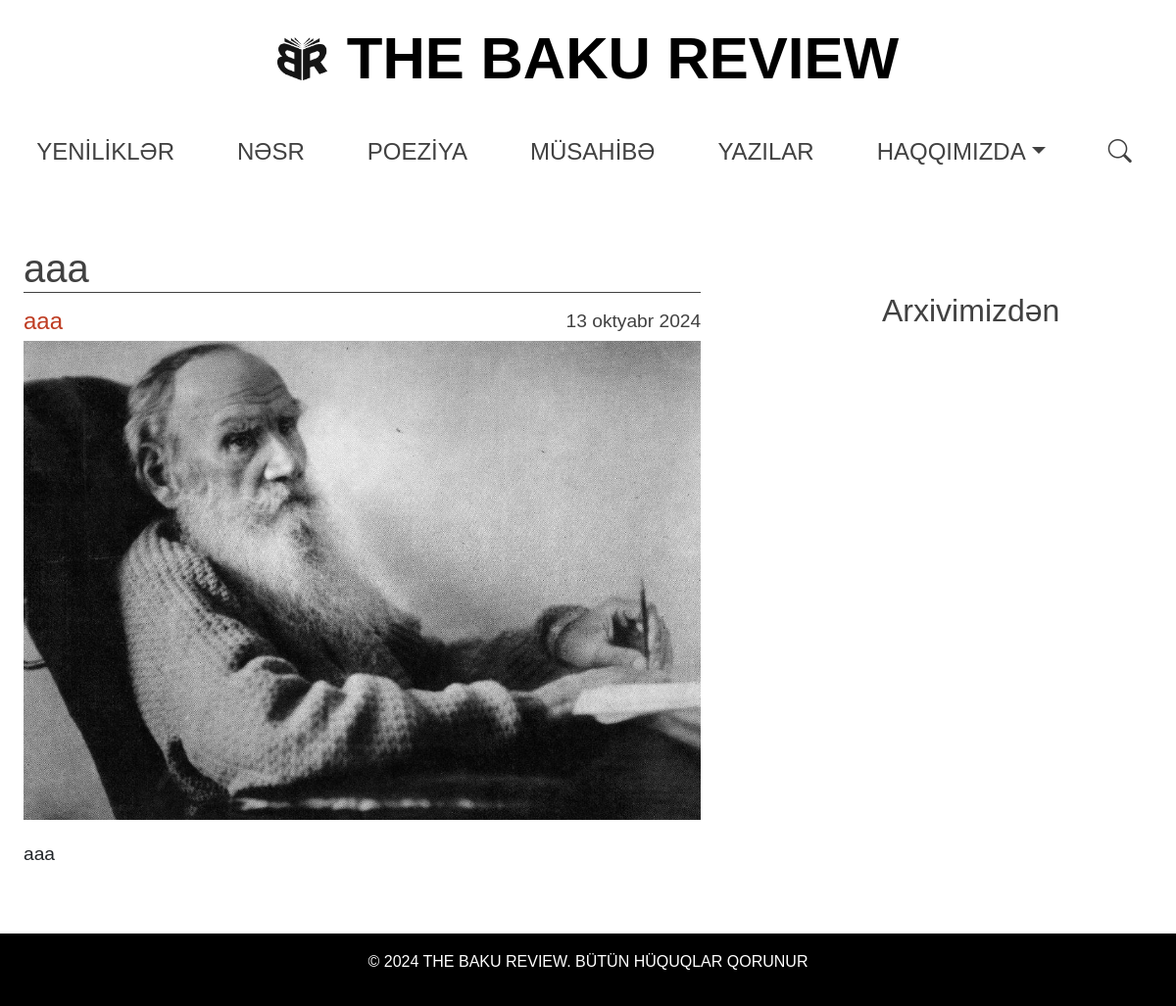
/writings/aaa/, run on the app's committed database.
### core/models.py (models this page shows, shortened)
class BaseModel(models.Model):
    title = models.CharField(max_length=200, db_index=True)
    slug = models.SlugField(max_length=200, unique=True, blank=True)
    content = models.TextField(db_index=True)
    image = models.ImageField(upload_to=get_image_upload_path)
    thumbnail = models.ImageField(
        upload_to=get_image_upload_path, null=True, blank=True
    )
    author = models.CharField(max_length=100, db_index=True)
    is_active = models.BooleanField(default=True)
    created_at = models.DateTimeField(auto_now_add=True)
    class Meta:
        abstract = True

class Writings(BaseModel):
    class Meta:
        verbose_name = "Yazılar"
        verbose_name_plural = "Yazılar"

### core/views.py (the view)
class WritingsDetailView(DetailView):
    model = Writings
    template_name = "writings_detail.html"
    context_object_name = "writings"
    def get_context_data(self, **kwargs):
        context = super().get_context_data(**kwargs)
        writings_id = self.object.id
        context["related_writings"] = (
            Writings.objects.filter(is_active=True)
            .exclude(id=writings_id)
            .order_by("-created_at")[:5]
        )
        return context

### templates/writings_detail.html (shortened to what this page needs)
{% extends 'base.html' %}
{% load static %}
{% block content %}
    <div class="detail-container mt-4">
        <div class="row">
            <div class="col-md-9 mx-auto d-flex flex-column">
                <h2 class="news-title" id="newsTitle" style="width: 85%; margin-bottom: 0;">{{ writings.title }}</h2>
                <div class="divider"></div>
                <div style="display: flex; justify-content: space-between; align-items: center; width: 80%; margin: 0; padding-top: 5px;">
                    <p class="author" style="font-size: 1.5em; margin: 0;">
                        <a href="{% url 'author_detail' writings.author %}" style="color: inherit; text-decoration: none;">
                            {{ writings.author }}
                        </a>
                    </p>
                    <span class="date" style="font-size: 1.2em; white-space: nowrap;">{{ writings.created_at|date:"d F Y"|lower }}</span>
                </div>
                <div class="image-container">
                    <img src="{{ writings.image.url }}" alt="{{ writings.title }}" class="img-fluid news-image">
                </div>
                <p class="news-content">{{ writings.content }}</p>
            </div>
            <div class="col-md-3 d-flex flex-column archive-container">
                <h2 class="archive-title" id="archiveTitle" style="margin-bottom: 10px;">Arxivimizdən</h2>
            </div>
        </div>
    </div>
{% endblock %}

### static/css/styles.css (style rules this page uses)
* { margin: 0; padding: 0; box-sizing: border-box; }
body { font-family: Arial, sans-serif; line-height: 1.6; display: flex; flex-direction: column; min-height: 100vh; margin: 0; }
.mt-4 { margin-top: 0; }
.container .row>* { padding-right: 0; }
.author { margin-right: auto; color: rgb(191, 61, 35); }
.date { margin-left: 20px; color: rgb(65, 65, 65); }
.detail-container { padding-left: 1rem; padding-right: 1rem; }
.news-title { width: 75%; font-size: 2.5em; color: rgb(65, 65, 65); }
.divider { width: 80%; margin-bottom: 5px; border-top: 1px solid rgb(65, 65, 65); }
.date { font-size: 1.5em; }
.image-container { margin-top: 0px; }
.news-image { width: 80%; height: auto; }
.news-content { font-size: 1.2em; margin-top: 20px; width: 80% !important; }
.archive-container { margin-top: 0em; padding-right: 7px; }
.archive-title { margin-bottom: 1em; color: rgb(65, 65, 65); }

### data on the page
Writings: title "aaa", author "aaa", created_at "13 oktyabr 2024", image (picture), content "aaa"
